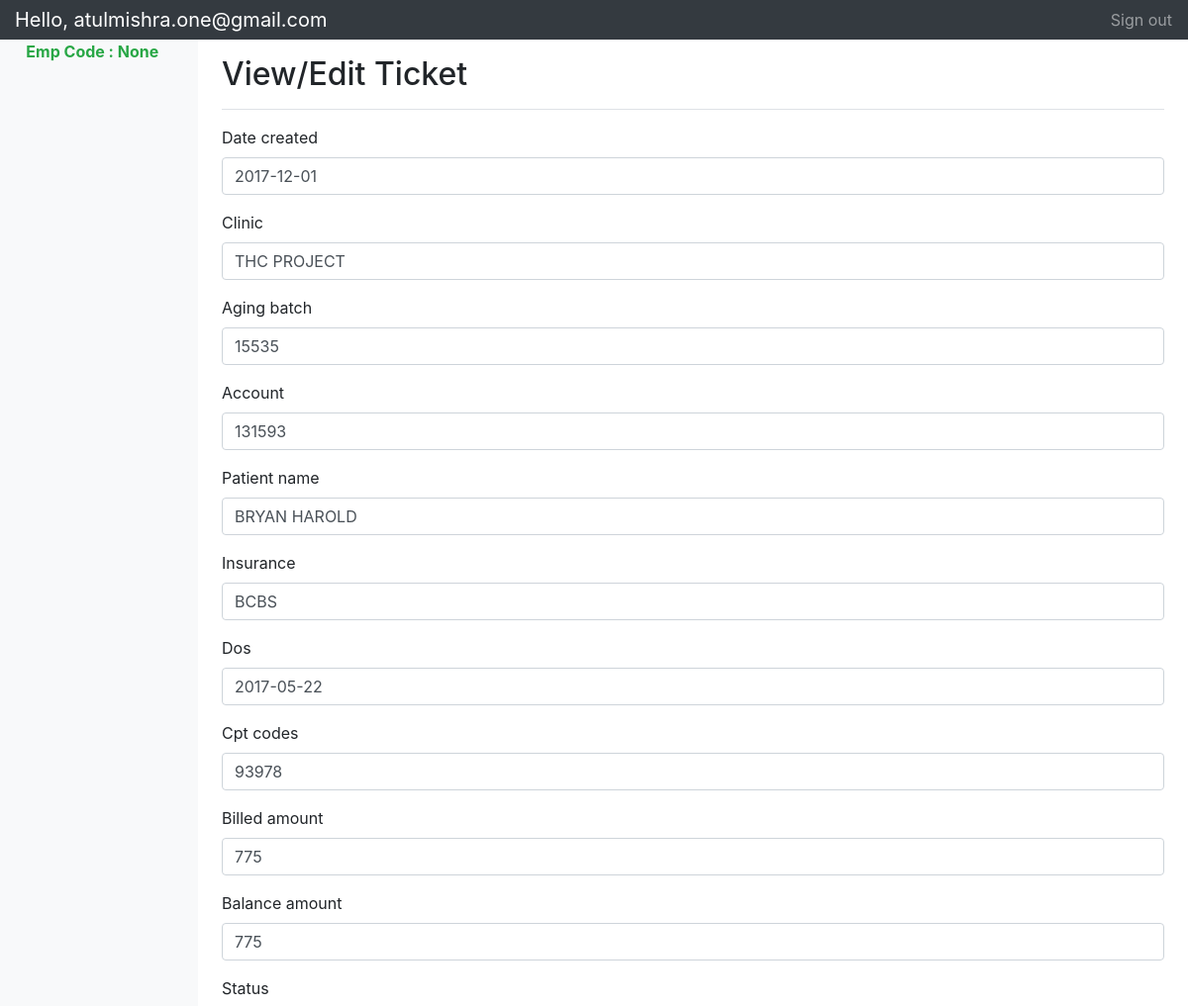
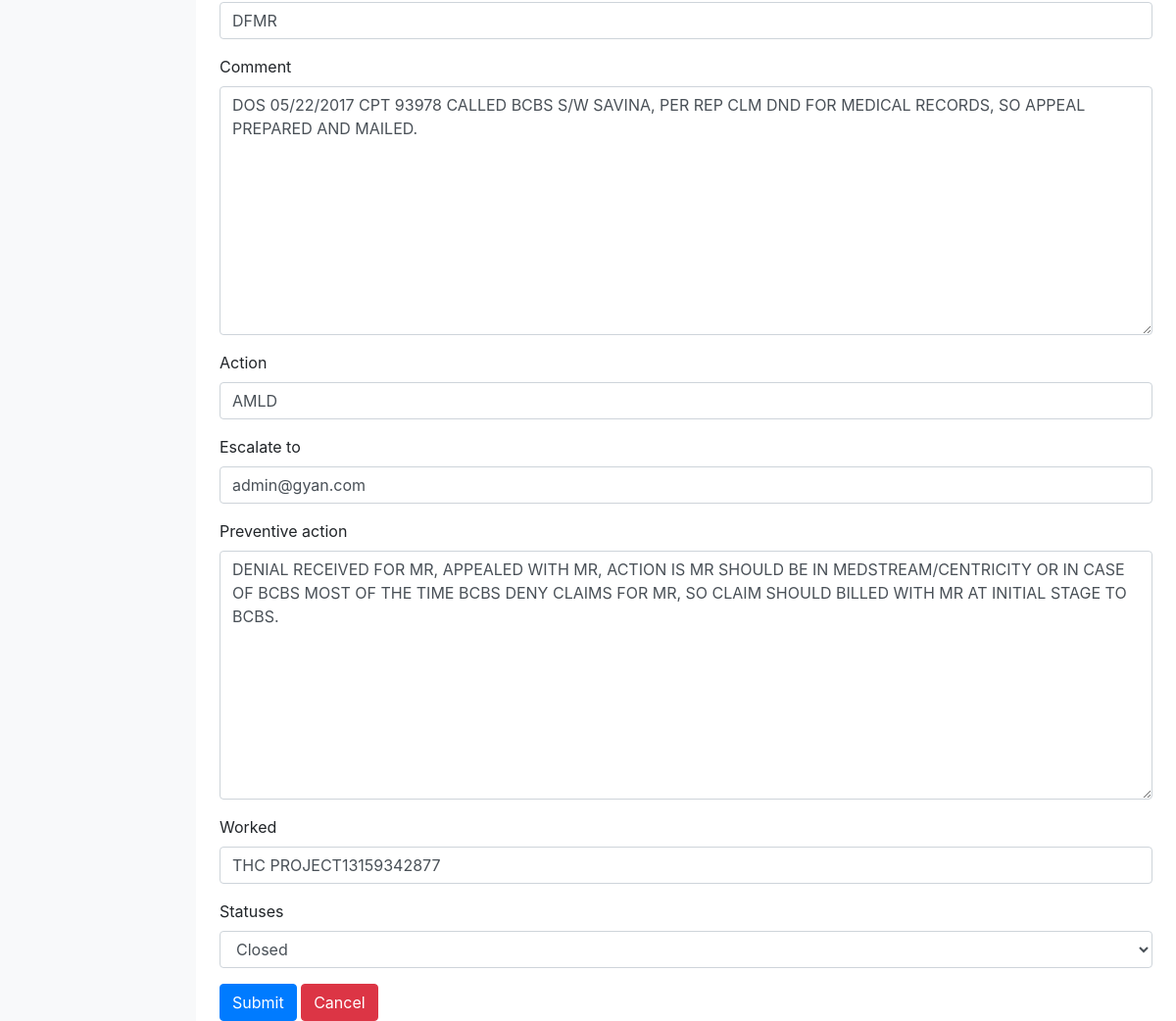
Page /tickets/edit/41885/ (signed in) on the committed database (2 pictures, top to bottom).
### accounts/models.py (models this page shows, shortened)
class MyUser(AbstractBaseUser, PermissionsMixin):
    email = models.EmailField(unique=True, null=True)
    is_staff = models.BooleanField(
        _('staff status'),
        default=False,
        help_text=_('Designates whether the user can log into this site.'),
    )
    is_active = models.BooleanField(
        _('active'),
        default=True,
        help_text=_(
            'Designates whether this user should be treated as active. '
            'Unselect this instead of deleting accounts.'
        ),
    )
    is_manager = models.BooleanField(
        _('Manager status'),
        default=False
    )
    emp_code = models.CharField(max_length=50, blank=True, null=True)
    image = models.ImageField(blank=True)
    USERNAME_FIELD = 'email'
    objects = MyUserManager()
    def __str__(self):
        return self.email
    class Meta:
        verbose_name = "User"
        verbose_name_plural = "Users"

### tickets/models.py (models this page shows, shortened)
class Ticket(models.Model):
    REJECTED = 1  # Manager can this <=pending>
    CLOSED = 2  # Manager can do this
    SUBMITTED = 3  # User can do this and manager
    STATUSES = (
        (REJECTED, 'Reverted'),
        (CLOSED, 'Closed'),
        (SUBMITTED, 'Submitted')
    )
    date_created = models.CharField(max_length=20, null=True)
    clinic = models.CharField(max_length=50, null=True)
    aging_batch = models.CharField(max_length=50, null=True)
    account = models.CharField(max_length=50, null=True)
    patient_name = models.CharField(max_length=50, null=True)
    insurance = models.CharField(max_length=100, null=True)
    dos = models.CharField(max_length=255, blank=True, null=True)
    cpt_codes = models.CharField(max_length=100, null=True)
    billed_amount = models.CharField(null=True, max_length=20)
    balance_amount = models.CharField(null=True, max_length=20)
    status = models.CharField(max_length=60, null=True)
    comment = models.TextField(blank=True, null=True)
    action = models.CharField(max_length=60, null=True)
    escalate_to = models.CharField(max_length=100, null=True)
    preventive_action = models.TextField(null=True)
    worked = models.CharField(max_length=255, blank=True, null=True)
    statuses = models.IntegerField(choices=STATUSES, default=SUBMITTED)
    form_user = models.ForeignKey(MyUser, on_delete=models.CASCADE, related_name='form_user', default=1)
    class Meta:
        ordering = ['-id']

### tickets/views.py (the view)
# urls.py: url(r'^tickets/edit/(?P<id>[0-9]+)/$', edit_ticket),
@login_required
def edit_ticket(request, id):
    obj = get_object_or_404(Ticket, pk=id)
    if request.method == 'POST':
        form = EditTicketForm(request.POST, instance=obj)
        if form.is_valid():
            user = MyUser.objects.get(pk=request.user.id)
            form.save(user_id=user)
            messages.success(request, 'Ticket submission successful')
            return redirect('/tickets/list/')
    else:
        form = EditTicketForm(instance=obj, initial={'escalate_to': obj.form_user})
    return render(request, 'tickets/edit.html', {'form': form})

### tickets/forms.py (shortened to what this page needs)
class EditTicketForm(ModelForm):
    class Meta:
        model = Ticket
        exclude = ('escalated', 'form_user')

### templates/tickets/edit.html (shortened to what this page needs)
<!doctype html>
<html lang="en">
<head>
    {% load bootstrap4 %}
    {% bootstrap_css %}
</head>
<body>
<nav class="navbar navbar-dark sticky-top bg-dark flex-md-nowrap p-0">
    <a class="navbar-brand col-sm-3 col-md-2 mr-0" href="#">Hello, {{user}}</a>
    <ul class="navbar-nav px-3">
        <li class="nav-item text-nowrap">
            <a class="nav-link" href="/logout">Sign out</a>
        </li>
    </ul>
</nav>
<div class="container-fluid">
    <div class="row">
        <nav class="col-md-2 d-none d-md-block bg-light sidebar">
            <div class="sidebar-sticky">
                <ul class="nav flex-column">
                    <li class="nav-item">
                        <strong class="text text-success">
                            &nbsp;&nbsp;&nbsp;Emp Code : {{user.emp_code}}</strong>
                    </li>
                </ul>
            </div>
        </nav>
        <main role="main" class="col-md-9 ml-sm-auto col-lg-10 pt-3 px-4">
            <div class="d-flex justify-content-between flex-wrap flex-md-nowrap align-items-center pb-2 mb-3 border-bottom">
                <h1 class="h2">View/Edit Ticket</h1>
            </div>
            <form method="post" class="form" id="edit">
                {% bootstrap_form form %}
                {% buttons %}
                    <button type="submit" class="btn btn-primary">Submit</button>
                    <a class="btn btn-danger" href="/accounts/profile">Cancel</a>
                {% endbuttons %}
            </form>
        </main>
    </div>
</div>
</body>
</html>

### rows in the picture
MyUser: email "atulmishra.one@gmail.com", emp_code "None"
Ticket: date_created "2017-12-01", clinic "THC PROJECT", aging_batch "15535", account "131593", patient_name "BRYAN HAROLD", insurance "BCBS", dos "2017-05-22", cpt_codes "93978", billed_amount "775", balance_amount "775", status "DFMR", comment "DOS 05/22/2017 CPT 93978 CALLED BCBS S/W SAVINA, PER REP CLM DND FOR MEDICAL RECORDS, SO APPEAL PREPARED AND MAILED.", action "AMLD", escalate_to "admin@gyan.com", preventive_action "DENIAL RECEIVED FOR MR, APPEALED WITH MR, ACTION IS MR SHOULD BE IN MEDSTREAM/CENTRICITY OR IN CASE OF BCBS MOST OF THE TIME BCBS DENY CLAIMS FOR MR, SO CLAIM SHOULD BILLED WITH MR AT INITIAL STAGE TO BCBS.", worked "THC PROJECT13159342877", statuses "Closed"
